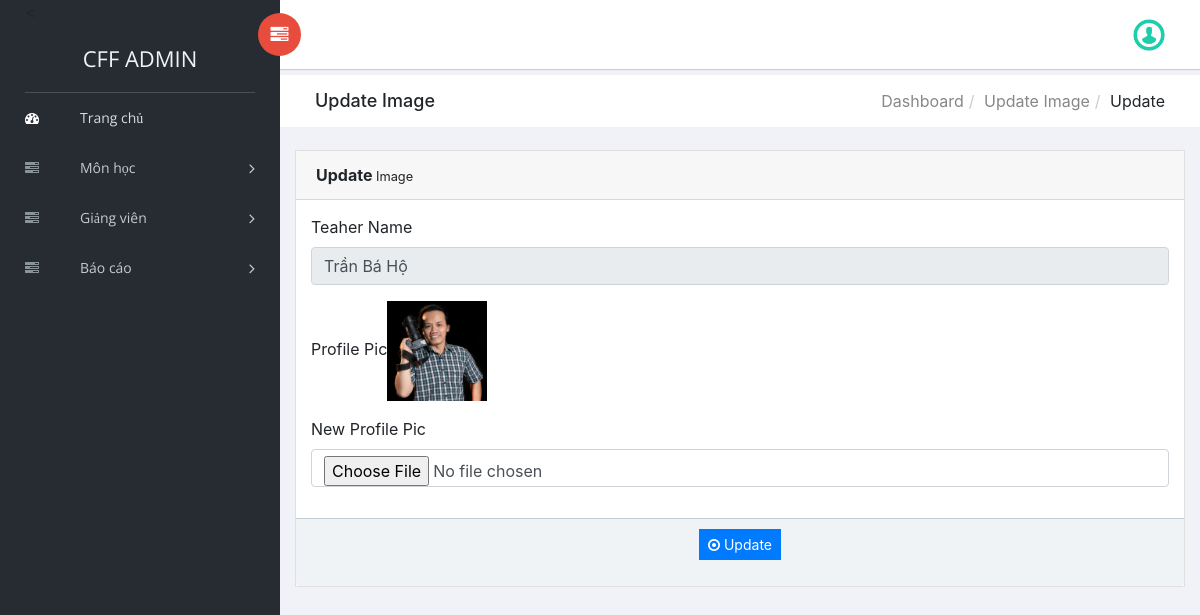
Page /CFF/admin/changeimage.php?editid=1 (signed in) on the committed database.
### tables this page shows
CREATE TABLE `tblteacher` (
  `ID` int(10) NOT NULL,
  `Name` varchar(120) DEFAULT NULL,
  `Picture` varchar(200) NOT NULL,
  `Email` varchar(120) DEFAULT NULL,
  `Qualifications` varchar(120) DEFAULT NULL,
  `danhgia` varchar(200) DEFAULT NULL,
  `youtube` varchar(255) DEFAULT NULL,
  `web` varchar(255) DEFAULT NULL,
  `mota` varchar(255) DEFAULT NULL,
  `RegDate` timestamp NOT NULL DEFAULT current_timestamp()
);

### CFF/admin/changeimage.php (the view, shortened to what this page needs)
<?php
include('includes/dbconnection.php');
if (strlen($_SESSION['trmsaid']==0)) {
  header('location:logout.php');
  } else{
  ?>
<!doctype html>
<html class="no-js" lang="en">
<head>
    <link rel="stylesheet" href="vendors/bootstrap/dist/css/bootstrap.min.css">
    <link rel="stylesheet" href="vendors/font-awesome/css/font-awesome.min.css">
    <link rel="stylesheet" href="vendors/themify-icons/css/themify-icons.css">
    <link rel="stylesheet" href="vendors/flag-icon-css/css/flag-icon.min.css">
    <link rel="stylesheet" href="vendors/selectFX/css/cs-skin-elastic.css">
    <link rel="stylesheet" href="assets/css/style.css">
</head>
<body>
    <?php include_once('includes/sidebar.php');?>
    <div id="right-panel" class="right-panel">
        <?php include_once('includes/header.php');?>
        <div class="breadcrumbs">
            <div class="col-sm-4">
                <div class="page-header float-left">
                    <div class="page-title">
                        <h1>Update Image</h1>
                    </div>
                </div>
            </div>
            <div class="col-sm-8">
                <div class="page-header float-right">
                    <div class="page-title">
                        <ol class="breadcrumb text-right">
                            <li><a href="dashboard.php">Dashboard</a></li>
                            <li><a href="manage-teacher.php">Update Image</a></li>
                            <li class="active">Update</li>
                        </ol>
                    </div>
                </div>
            </div>
        </div>
        <div class="content mt-3">
            <div class="animated fadeIn">
                <div class="row">
                    <div class="col-lg-6">
                    </div>
                    <div class="col-lg-12">
                        <div class="card">
                            <div class="card-header"><strong>Update</strong><small> Image</small></div>
                            <form name="" method="post" action="" enctype="multipart/form-data">
                            <div class="card-body card-block">
 <?php
$eid=$_GET['editid'];
$sql="SELECT * from  tblteacher where ID=$eid";
$query = $dbh -> prepare($sql);
$query->execute();
$results=$query->fetchAll(PDO::FETCH_OBJ);
$cnt=1;
if($query->rowCount() > 0)
{
foreach($results as $row)
{               ?>
                                <div class="form-group"><label for="company" class=" form-control-label">Teaher Name</label><input type="text" name="subjects" value="<?php  echo $row->Name;?>" class="form-control" id="subjects" readonly='true'></div>
                                <div class="form-group"><label for="company" class=" form-control-label">Profile Pic</label><img src="images/<?php echo $row->Picture;?>" width="100" height="100" value="<?php  echo $row->Picture;?>"></div>
                                <div class="form-group"><label for="company" class=" form-control-label">New Profile Pic</label><input type="file" name="newpic" value="" class="form-control" id="newpic" required='true'></div>
                                                    </div>
                                                   <?php $cnt=$cnt+1;}} ?>
                                                     <div class="card-footer">
                                                       <p style="text-align: center;"><button type="submit" class="btn btn-primary btn-sm" name="submit" id="submit">
                                                            <i class="fa fa-dot-circle-o"></i> Update
                                                        </button></p>
                                                    </div>
                                                </div>
                                            </div>
                                            </div>
                                        </div>
                                    </div>
                                </div>
</body>
</html>
<?php }  ?>

### rows in the picture
tblteacher: subjects "Trần Bá Hộ", Picture (picture)
